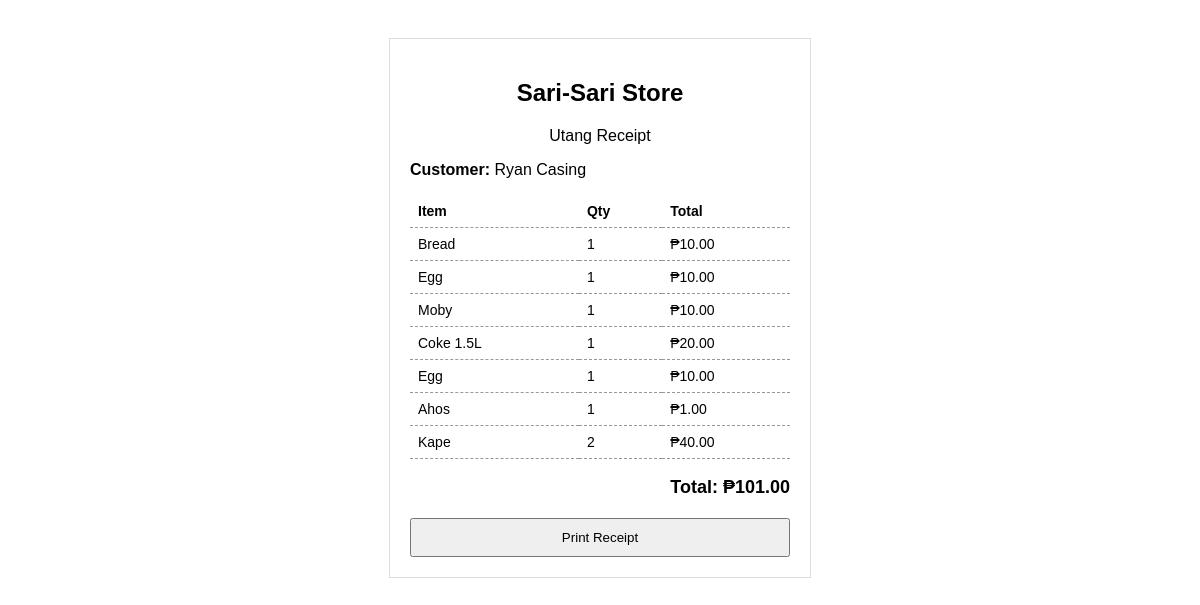
Screenshot of /print/3 with the database file from the repository.
### tables this page shows
CREATE TABLE customers (
        id INTEGER PRIMARY KEY AUTOINCREMENT,
        name TEXT NOT NULL
    );

CREATE TABLE utang (
        id INTEGER PRIMARY KEY AUTOINCREMENT,
        customer_id INTEGER NOT NULL,
        item_name TEXT NOT NULL,
        quantity INTEGER NOT NULL,
        price REAL NOT NULL,
        total REAL NOT NULL,
        status TEXT DEFAULT 'UNPAID'
    , date_created TEXT);

### app.py (the view)
@app.route("/print/<int:customer_id>")
def print_receipt(customer_id):
    conn = get_db()
    cursor = conn.cursor()
    cursor.execute("SELECT * FROM customers WHERE id=?", (customer_id,))
    customer = cursor.fetchone()
    cursor.execute("""
        SELECT * FROM utang
        WHERE customer_id=? AND status='UNPAID'
    """, (customer_id,))
    utang_list = cursor.fetchall()
    cursor.execute("""
        SELECT COALESCE(SUM(total),0)
        FROM utang
        WHERE customer_id=? AND status='UNPAID'
    """, (customer_id,))
    total = cursor.fetchone()[0]
    conn.close()
    return render_template(
        "print.html",
        customer=customer,
        utang_list=utang_list,
        total=total
    )

### app.py (called while the page is built)
def get_db():
    return sqlite3.connect("database.db")

### templates/print.html (shortened to what this page needs)
<!DOCTYPE html>
<html>
<head>
</head>
<body>
<div class="receipt">
  <h2>Sari-Sari Store</h2>
  <p class="center">Utang Receipt</p>
  <p><b>Customer:</b> {{ customer[1] }}</p>
  <table>
    <tr>
      <th>Item</th>
      <th>Qty</th>
      <th>Total</th>
    </tr>
    {% for u in utang_list %}
    <tr>
      <td>{{ u[2] }}</td>
      <td>{{ u[3] }}</td>
      <td>₱{{ "%.2f"|format(u[5]) }}</td>
    </tr>
    {% endfor %}
  </table>
  <div class="total">
    Total: ₱{{ "%.2f"|format(total) }}
  </div>
  <button onclick="window.print()">Print Receipt</button>
</div>
</body>
</html>

### templates/print.html (style rules this page uses)
body { font-family: Arial, sans-serif; background: white; padding: 30px; }
.receipt { max-width: 380px; margin: auto; border: 1px solid #ddd; padding: 20px; }
h2, .center { text-align: center; }
table { width: 100%; border-collapse: collapse; margin-top: 15px; }
th, td { padding: 8px; border-bottom: 1px dashed #999; font-size: 14px; text-align: left; }
.total { text-align: right; margin-top: 18px; font-size: 18px; font-weight: bold; }
button { margin-top: 20px; width: 100%; padding: 10px; cursor: pointer; }

### rows the page displays
customers: name "Ryan Casing"
utang: item_name "Bread", quantity "1", total "10.00"
utang: item_name "Egg", quantity "1", total "10.00"
utang: item_name "Moby", quantity "1", total "10.00"
utang: item_name "Coke 1.5L", quantity "1", total "20.00"
utang: item_name "Egg", quantity "1", total "10.00"
utang: item_name "Ahos", quantity "1", total "1.00"
utang: item_name "Kape", quantity "2", total "40.00"

### other values shown
{{ "%.2f"|format(total) }} "101.00"
